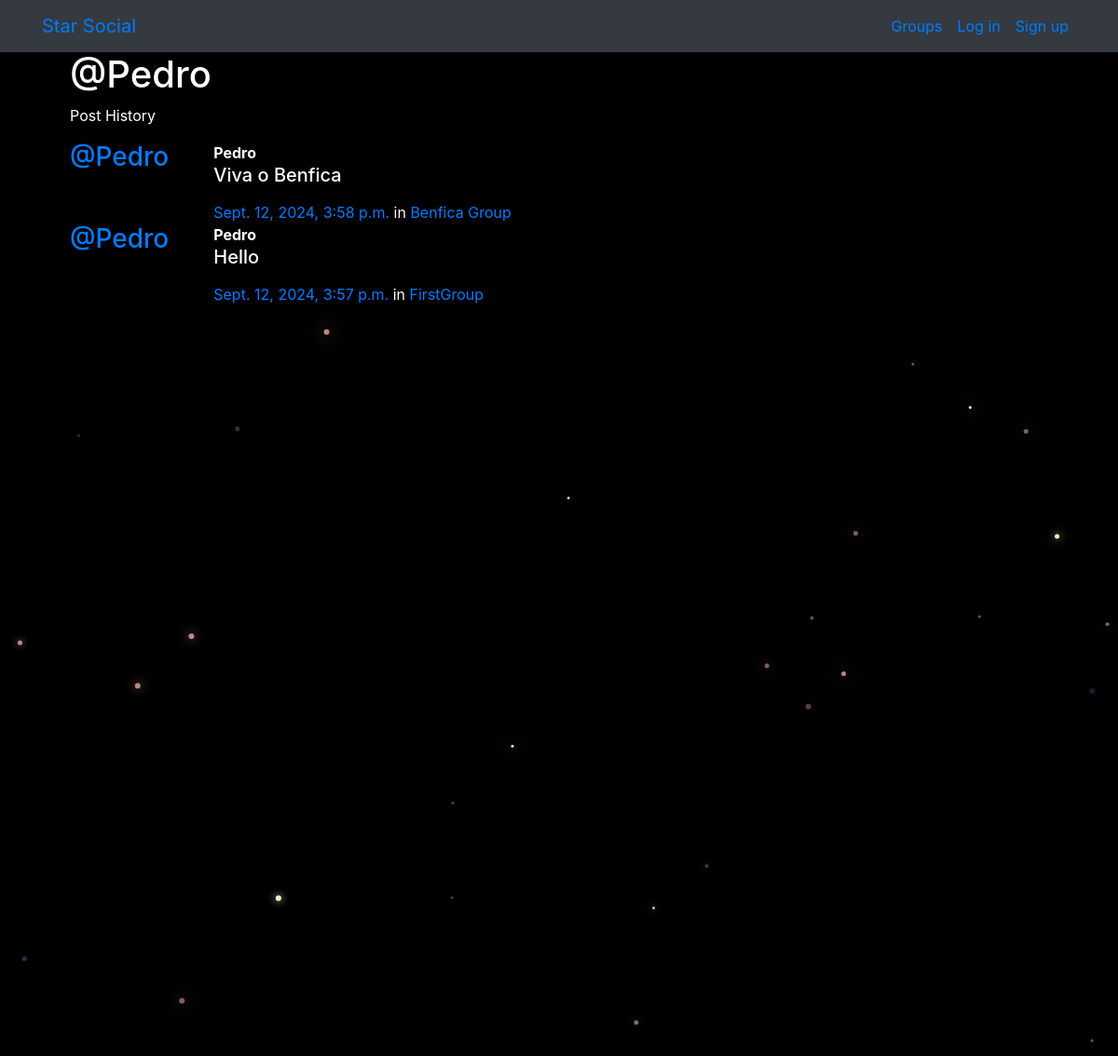
The app's page /posts/by/Pedro/ with its own data.
### posts/models.py (models this page shows, shortened)
class Post(models.Model):
    user = models.ForeignKey(User, related_name="posts",on_delete=models.CASCADE)
    created_at = models.DateTimeField(auto_now=True)
    message = models.TextField()
    message_html = models.TextField(editable=False)
    group = models.ForeignKey(Group, related_name="posts",null=True, blank=True,on_delete=models.CASCADE)
    class Meta:
        ordering = ["-created_at"]
        unique_together = ["user", "message"]

### groups/models.py (models this page shows, shortened)
class Group(models.Model):
    name = models.CharField(max_length=255, unique=True)
    slug = models.SlugField(allow_unicode=True, unique=True)
    description = models.TextField(blank=True, default='')
    description_html = models.TextField(editable=False, default='', blank=True)
    members = models.ManyToManyField(User,through="GroupMember")
    class Meta:
        ordering = ["name"]

### posts/views.py (the view)
# urls.py: path("by/<username>/",views.UserPosts.as_view(),name="for_user"),
class UserPosts(generic.ListView):
    model = models.Post
    template_name = "posts/user_post_list.html"
    def get_queryset(self):
        try:
            self.post_user = User.objects.prefetch_related("posts").get(
                username__iexact=self.kwargs.get("username")
            )
        except User.DoesNotExist:
            raise Http404
        else:
            return self.post_user.posts.all()
    def get_context_data(self, **kwargs):
        context = super().get_context_data(**kwargs)
        context["post_user"] = self.post_user
        return context

### posts/templates/posts/user_post_list.html
{% extends "posts/post_base.html" %}
{% block prepost %}
<div class="col-md-4">
	<h1>@{{ post_user.username }}</h1>
	<p>Post History</p>
</div>
{% endblock %}
{% block post_content %}
<div class="col-md-8">
	{% for post in post_list %}
		{% include "posts/_post.html" %}
	{% endfor %}
</div>
{% endblock %}

### posts/templates/posts/_post.html (shortened to what this page needs)
<div class="media">
	<h3 class="mr-5"><a href="{% url 'posts:for_user' username=post.user.username %}">@{{ post.user.username }}</a></h3>
	<div class="media-body">
		<strong>{{ post.user.username }}</strong>
		<h5>{{ post.message_html|safe }}</h5>
			<time class="time"><a href="{% url 'posts:single' username=post.user.username pk=post.pk %}">{{ post.created_at }}</a></time>
			{% if post.group %}
			<span class="group-name">in <a href="#">{{ post.group.name }}</a></span>
			{% endif %}
	</div>
</div>

### static/simplesocial/css/master.css (style rules this page uses)
body { margin: 0; overflow: hidden; background-color: black; color:white; }

### records on screen
Post: user.username "Pedro", message_html "Viva o Benfica", created_at "Sept. 12, 2024, 3:58 p.m.", group.name "Benfica Group"
Post: user.username "Pedro", message_html "Hello", created_at "Sept. 12, 2024, 3:57 p.m.", group.name "FirstGroup"

### other values on screen
{{ post_user.username }} "Pedro"
